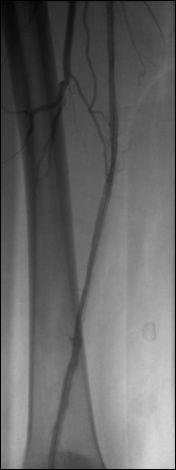
#> input picture self/S2_07052025/ConvertPython/Ex2_Python/live.jpg, 176 x 470 px
$ python Ex2_6.py
#> lines starting #> are read from the running program, lines starting #| are printed output that depends on the picture
import cv2
import numpy as np
import matplotlib.pyplot as plt

live = cv2.imread('live.jpg') / 255.0
#> live: shape (470, 176, 3) float64; min 0, max 0.855, mean 0.398
mask = cv2.imread('mask.jpg') / 255.0
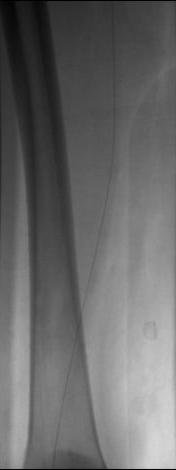
#> input picture self/S2_07052025/ConvertPython/Ex2_Python/mask.jpg, 176 x 470 px
#> mask: shape (470, 176, 3) float64; min 0, max 0.843, mean 0.41
dif_img = np.sqrt(np.abs(live - mask))
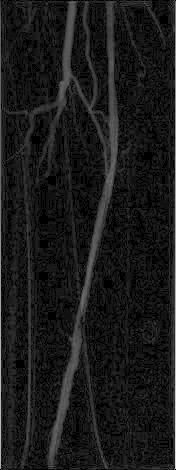
#> dif_img: shape (470, 176, 3) float64; min 0, max 0.874, mean 0.104
plt.figure(figsize=(12, 4))
plt.subplot(1, 3, 1), plt.imshow(live), plt.title('Live Image', fontsize=15), plt.axis('off')
plt.subplot(1, 3, 2), plt.imshow(mask), plt.title('Mask Image', fontsize=15), plt.axis('off')
plt.subplot(1, 3, 3), plt.imshow(dif_img), plt.title('Different Image', fontsize=15), plt.axis('off')
plt.show()
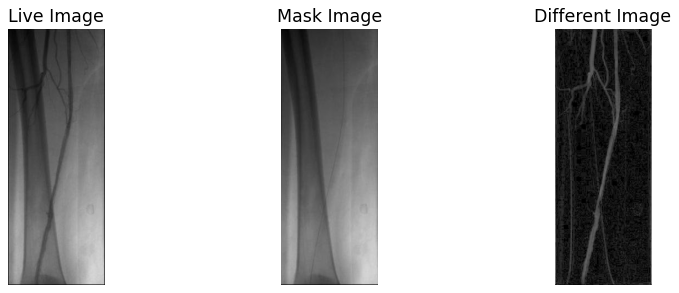
#> figure drawn by matplotlib, 3 panels
plt.savefig('live_mask.jpg')
